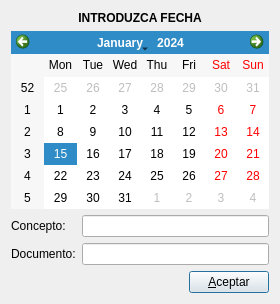
<?xml version="1.0" encoding="UTF-8"?>
<ui version="4.0">
 <class>pidefecha</class>
 <widget class="QDialog" name="pidefecha">
  <property name="geometry">
   <rect>
    <x>0</x>
    <y>0</y>
    <width>280</width>
    <height>304</height>
   </rect>
  </property>
  <property name="windowTitle">
   <string>Petición de fecha</string>
  </property>
  <layout class="QVBoxLayout" name="verticalLayout">
   <item>
    <widget class="QLabel" name="label">
     <property name="font">
      <font>
       <pointsize>9</pointsize>
       <weight>75</weight>
       <bold>true</bold>
      </font>
     </property>
     <property name="text">
      <string>INTRODUZCA FECHA</string>
     </property>
     <property name="alignment">
      <set>Qt::AlignCenter</set>
     </property>
    </widget>
   </item>
   <item>
    <widget class="QCalendarWidget" name="calendarWidget">
     <property name="firstDayOfWeek">
      <enum>Qt::Monday</enum>
     </property>
    </widget>
   </item>
   <item>
    <layout class="QFormLayout" name="formLayout">
     <item row="0" column="0">
      <widget class="QLabel" name="label_2">
       <property name="text">
        <string>Concepto:</string>
       </property>
      </widget>
     </item>
     <item row="0" column="1">
      <widget class="QLineEdit" name="conceptolineEdit"/>
     </item>
     <item row="1" column="0">
      <widget class="QLabel" name="label_3">
       <property name="text">
        <string>Documento:</string>
       </property>
      </widget>
     </item>
     <item row="1" column="1">
      <widget class="QLineEdit" name="documentolineEdit"/>
     </item>
    </layout>
   </item>
   <item>
    <layout class="QHBoxLayout">
     <item>
      <spacer>
       <property name="orientation">
        <enum>Qt::Horizontal</enum>
       </property>
       <property name="sizeHint" stdset="0">
        <size>
         <width>40</width>
         <height>20</height>
        </size>
       </property>
      </spacer>
     </item>
     <item>
      <widget class="QPushButton" name="aceptarpushButton">
       <property name="text">
        <string>&amp;Aceptar</string>
       </property>
      </widget>
     </item>
    </layout>
   </item>
  </layout>
 </widget>
 <resources/>
 <connections>
  <connection>
   <sender>aceptarpushButton</sender>
   <signal>clicked()</signal>
   <receiver>pidefecha</receiver>
   <slot>accept()</slot>
   <hints>
    <hint type="sourcelabel">
     <x>230</x>
     <y>270</y>
    </hint>
    <hint type="destinationlabel">
     <x>189</x>
     <y>280</y>
    </hint>
   </hints>
  </connection>
 </connections>
</ui>
